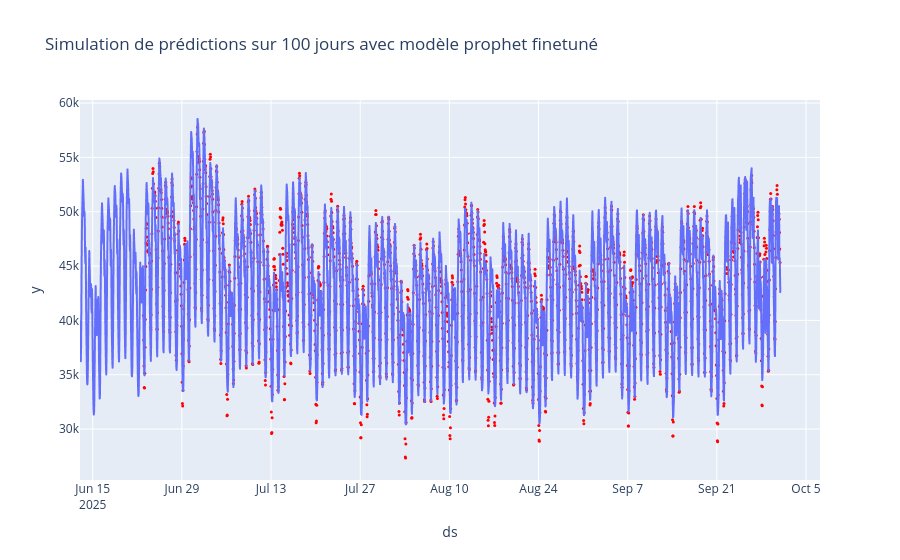

Notebook cell for this chart:
### Code cell
chart_predictions(dataset, sim_results, [], "Simulation de prédictions sur 100 jours avec modèle prophet finetuné", "110 days")S
